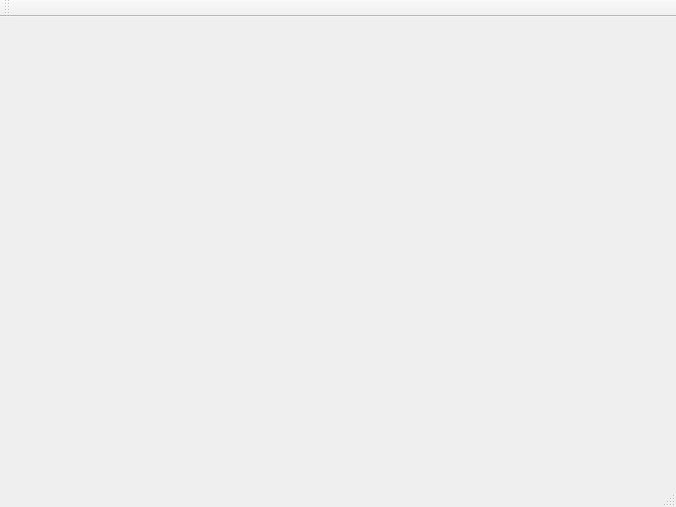
<?xml version="1.0" encoding="UTF-8"?>
<ui version="4.0">
 <class>MainWindow</class>
 <widget class="QMainWindow" name="MainWindow">
  <property name="geometry">
   <rect>
    <x>0</x>
    <y>0</y>
    <width>676</width>
    <height>507</height>
   </rect>
  </property>
  <property name="windowTitle">
   <string>MainWindow</string>
  </property>
  <widget class="QWidget" name="centralWidget">
   <widget class="smallwidget" name="widget" native="true">
    <property name="geometry">
     <rect>
      <x>110</x>
      <y>90</y>
      <width>411</width>
      <height>91</height>
     </rect>
    </property>
   </widget>
  </widget>
  <widget class="QMenuBar" name="menuBar">
   <property name="geometry">
    <rect>
     <x>0</x>
     <y>0</y>
     <width>676</width>
     <height>26</height>
    </rect>
   </property>
  </widget>
  <widget class="QToolBar" name="mainToolBar">
   <attribute name="toolBarArea">
    <enum>TopToolBarArea</enum>
   </attribute>
   <attribute name="toolBarBreak">
    <bool>false</bool>
   </attribute>
  </widget>
  <widget class="QStatusBar" name="statusBar"/>
 </widget>
 <layoutdefault spacing="6" margin="11"/>
 <customwidgets>
  <customwidget>
   <class>smallwidget</class>
   <extends>QWidget</extends>
   <header>smallwidget.h</header>
   <container>1</container>
  </customwidget>
 </customwidgets>
 <resources/>
 <connections/>
</ui>
